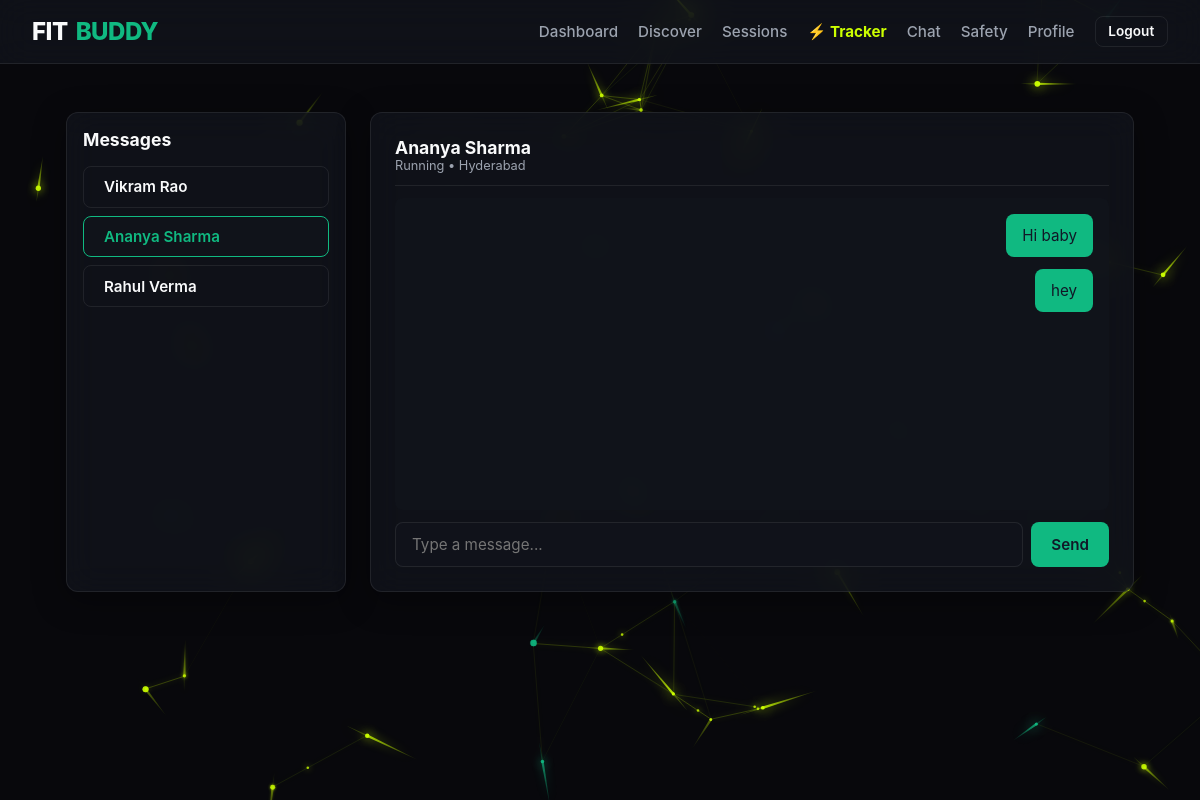
Screenshot of /chat?user_id=3 (signed in) with the database file from the repository.
### app.py (models this page shows)
class User(UserMixin, db.Model):
    id = db.Column(db.Integer, primary_key=True)
    name = db.Column(db.String(100), nullable=False)
    email = db.Column(db.String(120), unique=True, nullable=False)
    password_hash = db.Column(db.String(256), nullable=False)
    city = db.Column(db.String(80), default="Hyderabad")
    activity = db.Column(db.String(50), default="Gym")
    level = db.Column(db.String(50), default="Intermediate")
    workout_time = db.Column(db.String(50), default="Morning (06:00 - 08:00 AM)")
    bio = db.Column(db.Text, default="Committed to fitness and strength training.")

class Message(db.Model):
    id = db.Column(db.Integer, primary_key=True)
    sender_id = db.Column(db.Integer, db.ForeignKey('user.id'), nullable=False)
    receiver_id = db.Column(db.Integer, db.ForeignKey('user.id'), nullable=False)
    body = db.Column(db.Text, nullable=False)
    timestamp = db.Column(db.DateTime, default=datetime.utcnow)
    sender = db.relationship('User', foreign_keys=[sender_id])
    receiver = db.relationship('User', foreign_keys=[receiver_id])

### app.py (the view, shortened to what this page needs)
@app.route('/chat', methods=['GET', 'POST'])
@login_required
def chat():
    partner_id = request.args.get('user_id', type=int)
    partner = db.session.get(User, partner_id) if partner_id else None
    messages = []
    if partner:
        messages = Message.query.filter(
            ((Message.sender_id == current_user.id) & (Message.receiver_id == partner.id)) |
            ((Message.sender_id == partner.id) & (Message.receiver_id == current_user.id))
        ).order_by(Message.timestamp.asc()).all()
    recent_users = User.query.filter(User.id != current_user.id).all()
    return render_template('chat.html', partner=partner, messages=messages, partners=recent_users)

### app.py (called while the page is built)
@login_manager.user_loader
def load_user(user_id):
    return db.session.get(User, int(user_id))

### templates/chat.html (shortened to what this page needs)
{% extends 'base.html' %}
{% block content %}
<div class="grid-2" style="grid-template-columns: 280px 1fr;">
  <div class="card" style="padding: 1rem;">
    <h3 style="font-size: 1.1rem; margin-bottom: 1rem;">Messages</h3>
    <div style="display: flex; flex-direction: column; gap: 0.5rem;">
      {% for p in partners %}
        <a href="{{ url_for('chat', user_id=p.id) }}"
           class="btn btn-outline {% if partner and partner.id == p.id %}active-partner{% endif %}"
           style="text-align: left;">
          {{ p.name }}
        </a>
      {% endfor %}
    </div>
  </div>
  <div class="card chat-box">
    {% if partner %}
      <div style="border-bottom: 1px solid var(--border-color); padding-bottom: 0.75rem; margin-bottom: 0.75rem;">
        <h3 style="font-size: 1.1rem;">{{ partner.name }}</h3>
        <p style="font-size: 0.8rem; color: var(--text-muted);">{{ partner.activity }} • {{ partner.city }}</p>
      </div>
      <div class="chat-messages">
        {% for m in messages %}
          <div class="message-bubble {% if m.sender_id == current_user.id %}sent{% else %}received{% endif %}">
            {{ m.body }}
          </div>
        {% else %}
          <p style="color: var(--text-muted); text-align: center; margin: auto;">No messages yet. Send a greeting to plan your workout!</p>
        {% endfor %}
      </div>
      <form method="POST" style="display: flex; gap: 0.5rem; margin-top: 0.75rem;">
        <input type="text" name="body" class="form-control" placeholder="Type a message..." required autocomplete="off">
        <button type="submit" class="btn btn-primary">Send</button>
      </form>
    {% else %}
      <div style="display: flex; justify-content: center; align-items: center; height: 100%; color: var(--text-muted);">
        Select a workout partner on the left to start chatting.
      </div>
    {% endif %}
  </div>
</div>
{% endblock %}

### static/style.css (style rules this page uses)
:root { --bg-primary: #08080c; --bg-surface: rgba(18, 20, 29, 0.75); --bg-card: rgba(18, 20, 29, 0.75); --border-color: rgba(255, 255, 255, 0.08); --accent-emerald: #10b981; --accent-glow: rgba(16, 185, 129, 0.25); --text-main: #f9fafb; --text-muted: #9ca3af; --text-dark: #111827; --danger: #ef4444; --neon-lime: #ccff00; --neon-lime-glow: rgba(204, 255, 0, 0.35); }
* { box-sizing: border-box; margin: 0; padding: 0; font-family: -apple-system, BlinkMacSystemFont, "Segoe UI", Roboto, Oxygen, Ubuntu, Cantarell, sans-serif; }
body { background-color: var(--bg-primary); color: var(--text-main); min-height: 100vh; display: flex; flex-direction: column; overflow-x: hidden; position: relative; }
.card { background-color: var(--bg-surface); backdrop-filter: blur(16px); -webkit-backdrop-filter: blur(16px); border: 1px solid var(--border-color); border-radius: 12px; padding: 1.5rem; margin-bottom: 1.5rem; box-shadow: 0 8px 32px 0 rgba(0, 0, 0, 0.37); }
.btn { display: inline-block; font-weight: 600; text-align: center; padding: 0.65rem 1.25rem; font-size: 0.95rem; border-radius: 8px; border: none; cursor: pointer; text-decoration: none; transition: all 0.2s ease; }
.btn-primary { background-color: var(--accent-emerald); color: var(--text-dark); }
.btn-outline { background-color: transparent; border: 1px solid var(--border-color); color: var(--text-main); }
.btn-outline.active-partner { border-color: var(--accent-emerald); background-color: var(--bg-card); color: var(--accent-emerald); }
.grid-2 { display: grid; grid-template-columns: repeat(auto-fit, minmax(320px, 1fr)); gap: 1.5rem; }
.form-control { width: 100%; padding: 0.75rem 1rem; background-color: var(--bg-card); border: 1px solid var(--border-color); border-radius: 8px; color: var(--text-main); font-size: 0.95rem; outline: none; }
.chat-box { display: flex; flex-direction: column; height: 480px; }
.chat-messages { flex: 1; overflow-y: auto; padding: 1rem; background: var(--bg-card); border-radius: 8px; display: flex; flex-direction: column; gap: 0.75rem; }
.message-bubble { max-width: 70%; padding: 0.75rem 1rem; border-radius: 8px; font-size: 0.95rem; }
.sent { align-self: flex-end; background-color: var(--accent-emerald); color: var(--text-dark); }
:root { --obsidian-bg: #08080c; --obsidian-surface: #0f1017; --obsidian-card: #141520; --obsidian-card-hover: #1c1d2e; --obsidian-border: #232538; --neon-lime: #ccff00; --neon-lime-glow: rgba(204, 255, 0, 0.35); --neon-lime-muted: rgba(204, 255, 0, 0.12); --neon-lime-border: rgba(204, 255, 0, 0.4); }

### rows the page displays
User: name "Vikram Rao"
User: name "Ananya Sharma", activity "Running", city "Hyderabad"
User: name "Rahul Verma"
Message: body "Hi baby"
Message: body "hey"
